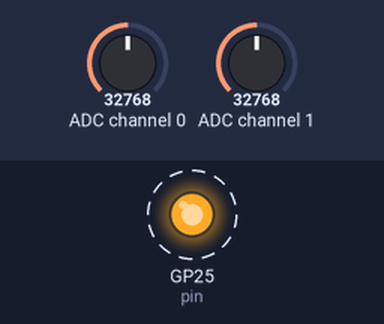
Recording of a program running on a simulated Raspberry Pi Pico running MicroPython. On the bench: output pins drawn as LEDs (lit = HIGH). Dashed ring = blinking. The inputs (shaded band) are chosen by the test bench; at power-on: ADC channel 0 = 32768, ADC channel 1 = 32768 (analog values on the 0–65535 scale). Pins used as bus, display or sensor lines are not drawn; what the program prints to the serial console is not drawn.

Above: at 0.05 s.
Timing chart, 0 to 3.0 s (numbered marks = the images above):
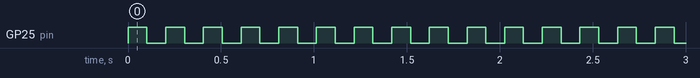

Measured:
- by itself, GP25 (pin): alternates HIGH for 0.10 s and LOW for 0.10 s

The program:

adc_mpc3208_test.py
```python
from machine import Pin, SPI
from utime import sleep
from math import atan2, pi, degrees, trunc
# This is actually the first test of my DIY 3d printed high precision hall based rotary sensor
# (see https://www.instagram.com/reel/DFBf_x9ojaP/)
# with micropython and the raspberry pi pico in combination with the mcp3208 adc.

# I connected the two analog signal wires (yellow and blue in the video) to
# the channel 0 and 1. Then the atan2 calculates the angle from the two 90° phase
# shifted sinusoidal signals.

# The concept of the calculation and the sensor design is based on endless potentiometers
# More info on endless potentiometers here: https://github.com/justaboutdone/endless-pots


# MCP Implementation based on https://gist.github.com/SealtielFreak/f69e2c3cb3b1943c2a54f5cf4084f7c8
# but refactored/fixed(?) to work with the MCP3208 which is a 12-bit ADC
class MCP:
    def reference_voltage(self) -> float:
        """Returns the MCP3xxx's reference voltage as a float."""

        raise NotImplementedError

    def read(self, pin: int | None = None, is_differential=False) -> int:
        """
        read a voltage or voltage difference using the MCP3102.
        Args:
            pin: the pin to use
            is_differential: if true, return the potential difference between two pins,
        Returns:
            voltage in range VREF
        """

        raise NotImplementedError


class MCPSerialInterface(MCP):
    def __init__(self, spi, cs, ref_voltage=3.3):
        """
        Create MCP SPI instance
        Args:
            spi: configured SPI bus
            cs:  pin to use for chip select
            ref_voltage: r
        """
        self.cs = cs
        self.cs.value(1)
        self._spi = spi
        self._out_buf = bytearray(3)
        self._in_buf = bytearray(3)
        self._ref_voltage = ref_voltage

    def reference_voltage(self) -> float:
        return self._ref_voltage

    @property
    def buffers(self):
        return self._out_buf, self._in_buf


class MCP3208(MCPSerialInterface):
    def read(self, pin=None, is_differential=False):
        if pin == None:
            raise ValueError('Pin must be an int between 0 and 8 representing the channel')
        self.cs.value(0)

        # Prepare Output Buffer
        # First Byte needs to end with ... | start bit | is_differential | D2
        self._out_buf[0] = 0x01 << 2 # shift start bit to third position
        self._out_buf[0] = self._out_buf[0] | ((not is_differential) << 1) # merge is_diff on second position
        self._out_buf[0] = self._out_buf[0] | (pin >> 2) # merge the most significant bit of pin on the first position
        # Second Byte needs to begin with | D1 | D2 |...
        self._out_buf[1] =  (pin & 0b11) << 6 # get only the 2 least significant bits of pin and move the remaining two bits to the most significant position

        self._spi.write_readinto(self._out_buf, self._in_buf)
        self.cs.value(1)

        return ((self._in_buf[1] & 0x0F) << 8) | self._in_buf[2]


pin = Pin("LED", Pin.OUT)
print("LED starts flashing...")
pin_spi0_sck = Pin(2)
pin_spi0_tx = Pin(3)
pin_spi0_rx = Pin(4)
pin_spi_cs = Pin(5, mode=Pin.OUT, value=1)
spi = SPI(0, sck=pin_spi0_sck, mosi=pin_spi0_tx, miso=pin_spi0_rx, baudrate=400000) # for Raspberry Pi Pico

mcp = MCP3208(spi, pin_spi_cs)

maxX = 0
maxY = 0
minX = 9999 # any number above 4095 (= max of 12-bit)
minY = 9999 # any number above 4095 (= max of 12-bit)

while True:
    try:
        pin.toggle()
        valX = mcp.read(0)
        valY = mcp.read(1)

        # auto calibrate
        # TODO: we could save these calibration values eg on the flash storage
        # so that we have good values alread from the start of the pico
        minX = valX if valX < minX else minX
        minY = valY if valY < minY else minY
        maxX = valX if valX > maxX else maxX
        maxY = valY if valY > maxY else maxY
        # normalize
        normX = valX - minX - (maxX -minX)/2
        normY = valY - minY - (maxY -minY)/2
        # get angle
        angle = atan2(normY, normX)
        angle_deg = degrees(angle) + 180
        angle_deg_round = trunc(angle_deg)

        print(f" Angle: {angle_deg_round}; Raw: {valX}, {valY}; Min: {minX}, {minY}; Max: {maxX}, {maxY} Norm: {normX}, {normY}")
        sleep(0.1)
    except KeyboardInterrupt:
        break
pin.off()
print("Finished.")
```
